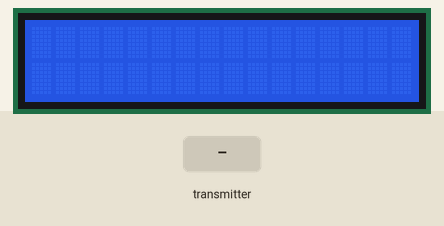
Recording of a sketch running on a simulated Arduino Uno, built with avr-gcc and run on an emulated ATmega328P. On the bench: 16×2 character LCD. Inputs (shaded band) come from the test bench. No radio packets arrive unless stated.

Above: at 1.2 s.
1.3 s: the transmitter starts sending message = 0
At 3.2 s:
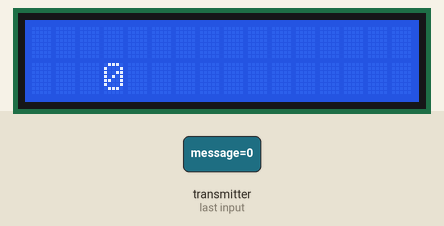
3.5 s: the transmitter starts sending message = 256
At 5.0 s:
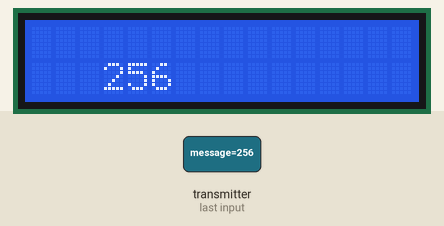
Timing chart, 0 to 6.5 s (numbered marks = the images above; inputs shaded):
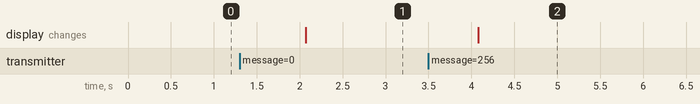

The sketch:

Radio_Comm_Nano.ino
```cpp
//load libraries
#include <Wire.h>
#include <LCD.h>
#include <LiquidCrystal_I2C.h>
#include <SPI.h>
#include <nRF24L01.h>
#include <RF24.h>

//Define variables
#define I2C_ADDR          0x27        //Define I2C Address where the PCF8574A is
#define BACKLIGHT_PIN      3
#define En_pin             2
#define Rw_pin             1
#define Rs_pin             0
#define D4_pin             4
#define D5_pin             5
#define D6_pin             6
#define D7_pin             7

//Initialise the LCD
LiquidCrystal_I2C      lcd(I2C_ADDR, En_pin,Rw_pin,Rs_pin,D4_pin,D5_pin,D6_pin,D7_pin);

//Initialise radio communication
RF24 radio(9, 8); // CE, CSN
const byte addresses[][6] = {"00001", "00002"};
int message = 0;


void setup()
  {
  //Define the LCD as 16 column by 2 rows
  lcd.begin (16,2);

  //Switch on the backlight
  lcd.setBacklightPin(BACKLIGHT_PIN,POSITIVE);
  lcd.setBacklight(HIGH);

  radio.begin();
  radio.openWritingPipe(addresses[0]);            // 00001
  radio.openReadingPipe(1, addresses[1]); // 00002
  radio.setPALevel(RF24_PA_MIN);
  }

void loop()
  {
  delay(1000);
  radio.startListening();
  if ( radio.available())
    {
    while (radio.available())
      {
      radio.read(&message, sizeof(message));            //Store received data

      //goto first column (column 0) and second line (line 1)
      lcd.setCursor(3,1);
      lcd.print(message);
      }


    //delay(5);
    //radio.stopListening();
    //radio.write(&buttonState, sizeof(buttonState));   //Send data
    }


  }
```

Measured:
- after the input at 1.3 s, the display: changes after 0.77 s (image 1)
- after the input at 3.5 s, the display: changes after 0.58 s (image 2)
